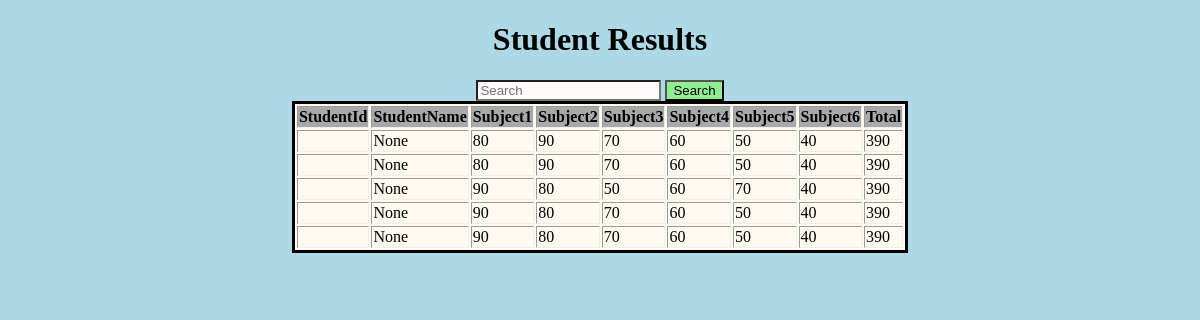
Before: /Displayresult/ with the older database file.
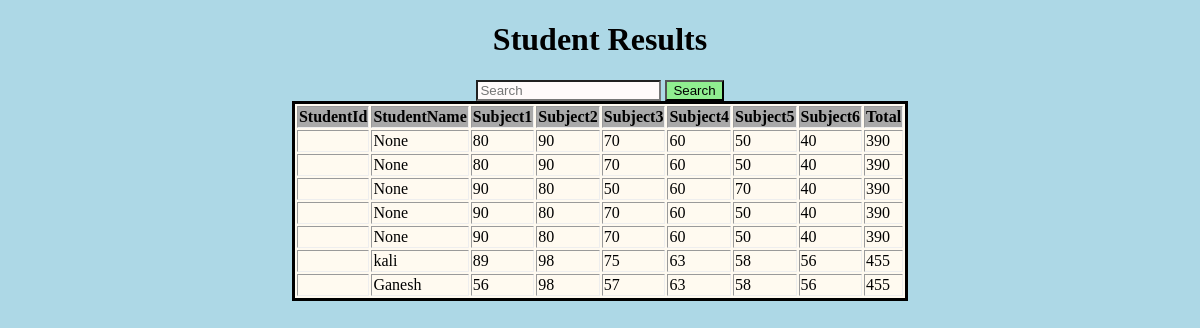
After: the same page with the newer database file.
### Student_App/models.py (models this page shows, shortened)
class Results(models.Model):
    Details= models.ForeignKey(Details,on_delete=models.CASCADE)
    StudentName= models.CharField(max_length=100,null=True)
    Subject1= models.CharField(max_length=100,null=True)
    Subject2 = models.CharField(max_length=100, null=True)
    Subject3 = models.CharField(max_length=100, null=True)
    Subject4 = models.CharField(max_length=100, null=True)
    Subject5 = models.CharField(max_length=100, null=True)
    Subject6 = models.CharField(max_length=100, null=True)
    Total = models.CharField(max_length=100,null=True)

### Student_App/views.py (the view)
# urls.py: path('Displayresult/',DisplayresultView.as_view())
class DisplayresultView(View):
    def get(self,request):
        if 'r' in request.GET:
            r = request.GET['r']
            multiple_r = R(R(StudentId__icontains=r) | R(StudentName__icontains=r))
            rs = Results.objects.filter(multiple_r)
        else:
            rs = Results.objects.all()
        con_dic={"records":rs}
        return render(request,"Displayresult.html",con_dic)

### templates/Displayresult.html (shortened to what this page needs)
{% load static %}
{% block content %}
<!DOCTYPE html>
<html lang="en">
<head>
</head>
<body bgcolor="#add8e6">
<center><h1>Student Results</h1></center>
<form class="form-inline my-2 my-lg-0 " align="center" style="background-position: right">
    <input class="form-control mr-sm-2 " style="background-color: snow" name="r" type="search" placeholder="Search" aria-label="Search">
    <button class="btn btn-outline-success my-2 my-sm-0 " style="background-color: lightgreen" type="submit">Search</button>
</form>
<table border="1"  align="center" bgcolor="#fffaf0" style="border: solid">
    <tr style="background-color: darkgray"><th>StudentId</th><th>StudentName</th><th>Subject1</th><th>Subject2</th><th>Subject3</th><th>Subject4</th><th>Subject5</th><th>Subject6</th><th>Total</th></tr>
    {% for rec in records %}
    <tr><td>{{ rec.Id }} </td><td>  {{ rec.StudentName }}</td><td>{{ rec.Subject1}}</td><td>{{ rec.Subject2}}</td><td>{{ rec.Subject3}}</td><td>{{ rec.Subject4}}</td><td>{{ rec.Subject5}}</td><td>{{ rec.Subject6}}</td><td>{{ rec.Total }}</td></tr>
    {%  endfor %}
</table>
</body>
</html>
{% endblock %}

Changed rows visible on the page:
added Results: StudentName "kali", Subject1 "89", Subject2 "98", Subject3 "75", Subject4 "63", Subject5 "58", Subject6 "56", Total "455"
added Results: StudentName "Ganesh", Subject1 "56", Subject2 "98", Subject3 "57", Subject4 "63", Subject5 "58", Subject6 "56", Total "455"
